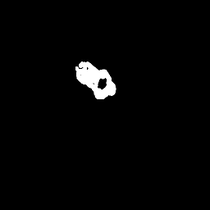
#> input picture Addition/mask.png, 210 x 210 px, shrunk from 256 x 256 before the run, found by its file name
$ python Exemplar-Based.py   (older library calls are emulated)
#> lines starting #> are read from the running program, lines starting #| are printed output that depends on the picture; after the words box and inside, x2 and y2 are one past the last pixel; in counts of white or black regions, pixels touching at a corner belong together
import cv2
import os
import struct
import numpy as np
os.chdir(os.path.split(os.path.realpath(__file__))[0])

# [54 lines left out: functions get_patch, find_nearst, copy_pixel, not called in this run]

'''remove 与 add的调用应该保持一致'''
# [65 lines left out: functions remove, change_bound, change_grad, getpriority, add, change_trust, not called in this run]

def main_pic(filter_size):
#> called with filter_size = 11
	global mask
	global img #LAB
	global img_gray
	global bound
	global scharrx
	global scharry
	global scharr_bound_x
	global scharr_bound_y
	global bound_point
	global trust #信任度
	global origin
	global or_mask

	bound_point = {}
	if (filter_size % 2 != 1):
		print("filter_size is not odd number!")
		return 0

	mask = cv2.imread("mask.png")
#> mask is the input picture: shape (210, 210, 3); min 0, max 255, mean 4.8
	mask = cv2.cvtColor(mask, cv2.COLOR_BGR2GRAY) #一维
#> mask: shape (210, 210)
	mask = mask.astype(np.float32) / 255.0
	mask = np.round(mask)#hole为1
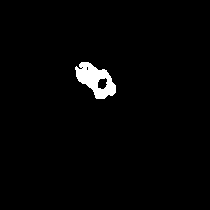
#> mask: shape (210, 210) float32; values 0 (black) and 1 (white), 1.9% white; 1 white region, box (x1, y1, x2, y2) and area: (75, 62, 116, 99) 829
	trust = 1 - mask
	kernel = cv2.getStructuringElement(cv2.MORPH_RECT,(3, 3))
	dilated = cv2.dilate(mask,kernel)      #膨胀图像
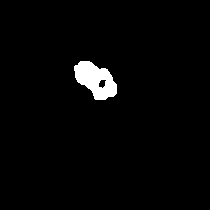
#> dilated: shape (210, 210) float32; values 0 (black) and 1 (white), 2.4% white; 1 white region, box (x1, y1, x2, y2) and area: (74, 61, 117, 100) 1040
	bound = dilated - mask
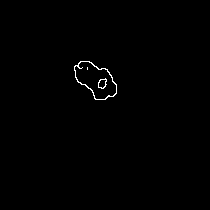
#> bound: shape (210, 210) float32; values 0 (black) and 1 (white), 0.48% white in thin lines or dots, all inside (x1, y1, x2, y2) = (74, 61, 117, 100)
	origin = cv2.imread("gt.png")
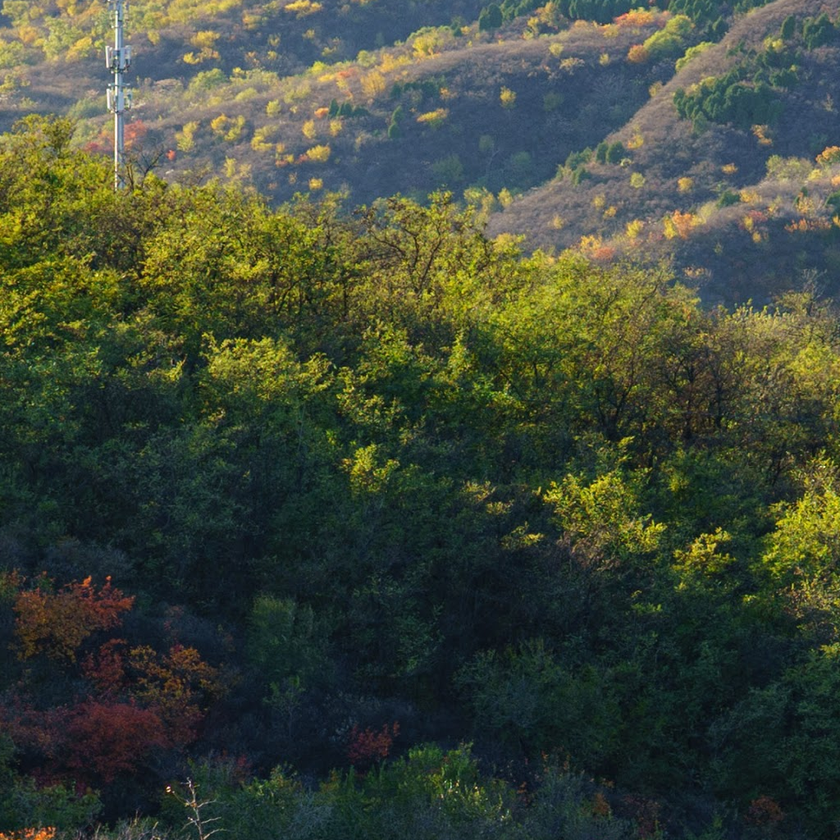
#> input picture Addition/gt.png, 840 x 840 px, shrunk from 1024 x 1024 before the run, found by its file name
#> origin is the input picture: shape (840, 840, 3); mean B, G, R 58.4, 72.6, 64.1
	origin = origin.astype(np.float32)
	if(mask.shape[0] != origin.shape[0] or mask.shape[1] != origin.shape[1]):
		print("shape match missed")
		return 0
	or_mask = np.zeros((mask.shape[0]+1, mask.shape[1]+1))
	or_mask[:-1,:-1] = mask
	for i in range(mask.shape[0] - 1, -1, -1):
		for j in range(mask.shape[1] - 1, -1, -1):
			or_mask[i][j] = mask[i][j] + or_mask[i+1][j] + or_mask[i][j+1] - or_mask[i+1][j+1]
	origin[:,:,0] *= 1 - mask
	origin[:,:,1] *= 1 - mask
	origin[:,:,2] *= 1 - mask
	img = origin
	cv2.imwrite("bemasked.png", origin)
	img_gray = cv2.cvtColor(img, cv2.COLOR_BGR2GRAY)
	img = cv2.cvtColor(img, cv2.COLOR_BGR2LAB)
	img = img.transpose(2, 0, 1)
	origin = origin.transpose(2, 0, 1)

	'''
	while mask.sum() > 0:
		print(mask.sum())
		kernel = cv2.getStructuringElement(cv2.MORPH_RECT,(3, 3))
		dilated = cv2.dilate(mask,kernel)      #膨胀图像
		bound = dilated - mask
		scharrx = cv2.Scharr(img_gray, cv2.CV_64F, dx=1, dy=0) #有正负
		scharry = cv2.Scharr(img_gray, cv2.CV_64F, dx=0, dy=1)
		scharr_bound_x = cv2.Scharr(bound, cv2.CV_64F, dx=1, dy = 0)
		scharr_bound_y = cv2.Scharr(bound, cv2.CV_64F, dx=0, dy = 1)
		maxx = -1
		x = 0
		y = 0
		for i in range(mask.shape[0]):
			for j in range(mask.shape[1]):
				if(bound[i][j] == 1):
					tmp = getpriority(i, j, filter_size)
					if (tmp > maxx):
						maxx = tmp
						x = i
						y = j
		sourse_p = find_nearst(x, y, filter_size)
		copy_pixel(sourse_p[0], sourse_p[1], x, y, filter_size)
		change_trust(x, y, filter_size)
	'''

	scharrx = cv2.Scharr(img_gray, cv2.CV_64F, dx=1, dy=0) #有正负
	scharry = cv2.Scharr(img_gray, cv2.CV_64F, dx=0, dy=1)
	scharr_bound_x = cv2.Scharr(bound, cv2.CV_64F, dx=1, dy = 0)
	scharr_bound_y = cv2.Scharr(bound, cv2.CV_64F, dx=0, dy = 1)
	for i in range(mask.shape[0]): #用pop删除元素，update新增元素
		for j in range(mask.shape[1]):
			if(bound[i][j] == 1):
				bound_point.update({i * mask.shape[1] + j: getpriority(i, j, filter_size)})

	while len(bound_point) > 0:
		maxx = -1
		point = 0
		print(mask.sum())
		for i in bound_point:
			if (bound_point[i] > maxx):
				maxx = bound_point[i]
				point = i

		origin = origin.transpose(1, 2, 0)
		cv2.imwrite("predict.png", origin)
		origin = origin.transpose(2, 0, 1)

		x = point // mask.shape[1]
		y = point % mask.shape[1]
		sourse_p = find_nearst(x, y, filter_size)
		remove(x, y, filter_size * 2 + 1)
		copy_pixel(sourse_p[0], sourse_p[1], x, y, filter_size)
		change_bound(x, y, filter_size + 4)
		change_grad(x, y, filter_size + 4)
		change_trust(x, y, filter_size) #必须在add之前
		add(x, y, filter_size * 2 + 1)
	origin = origin.transpose(1, 2, 0)
	cv2.imwrite("predict.png", origin)

main_pic(11)
